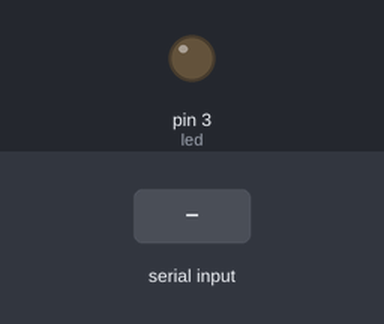
Simulated run of this sketch. Board: Arduino Uno, built with avr-gcc and run on an emulated ATmega328P. Shown: output pins drawn as LEDs (lit = HIGH). The inputs (shaded band) are chosen by the test bench.

Above: at 1.2 s.
1.3 s: "1" received over Serial
At 1.8 s:
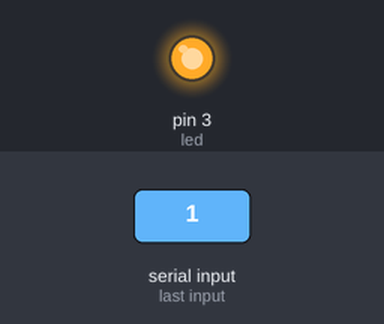
2.8 s: "0" received over Serial
At 4.2 s:
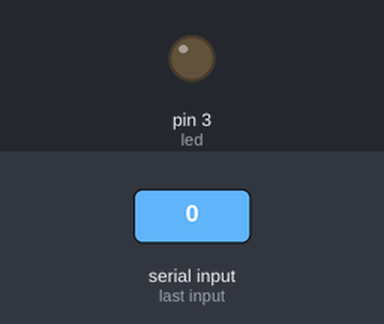
Timing chart, 0 to 5.8 s (numbered marks = the images above; inputs shaded):
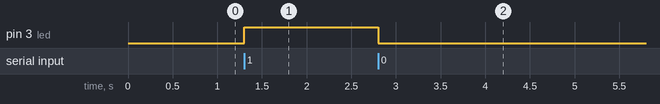

The sketch:

Arduino_Led_control.ino
```cpp
const int led = 3;
void setup() {
  // put your setup code here, to run once:
  Serial.begin(115200);
  pinMode(led, OUTPUT);
}

void loop() {
  // put your main code here, to run repeatedly:
  if (Serial.available()) {
    char command = Serial.read();
    if (command == '1') {
      digitalWrite(led, HIGH);
    }
    else if (command == '0') {
      digitalWrite(led, LOW);
    }
  }
}
```

Measured:
- after the input at 1.3 s, pin 3 (led): LOW → HIGH at once
- after the input at 2.8 s, pin 3 (led): HIGH → LOW at once
